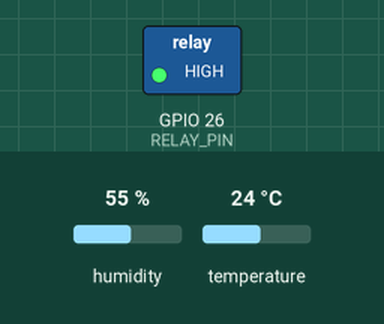
Simulated run of this sketch. Board: ESP32. On the bench: switched loads named in the sketch (green lamp = pin HIGH). Inputs (shaded band) come from the test bench; at power-on: temperature 24 °C, humidity 55 %. WiFi joins after 1.5 s; servers stay silent unless stated; what the sketch prints to the serial monitor is not drawn.

Above: at 2.7 s.
2.8 s: temperature set to 28 °C
5.2 s: temperature set to 31 °C
At 8.6 s:
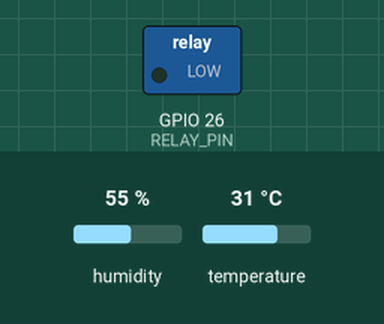
9.5 s: temperature set to 12 °C
At 12.8 s:
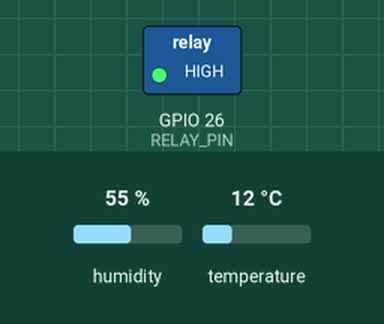
13.5 s: temperature set to 33 °C
At 17.1 s:
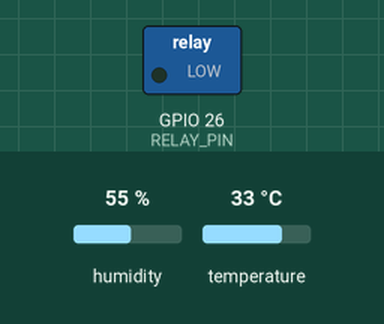
Timing chart, 0 to 18.5 s (numbered marks = the images above; inputs shaded):
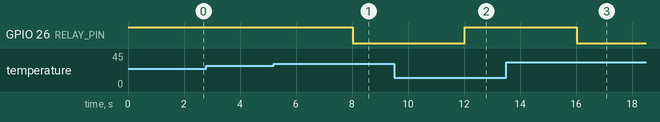

Measured:
- the behaviour switches between 29 and 30 °C on temperature (found by bisection; images 0 and 1)
- after the input at 2.8 s, every drawn part: stays the same
- after the input at 5.2 s, GPIO 26 (RELAY_PIN): HIGH → LOW after 2.8 s
- after the input at 9.5 s, GPIO 26 (RELAY_PIN): LOW → HIGH after 2.5 s
- after the input at 13.5 s, GPIO 26 (RELAY_PIN): HIGH → LOW after 2.5 s

The sketch:

ventilador_automatico_wifi.ino
```cpp
/*
  Proyecto: Ventilador automático con monitoreo Wi-Fi
  Plataforma: ESP32 DevKit V1
  Sensor: DHT11 (módulo de 3 pines recomendado)
  Actuador: módulo relé de 1 canal + ventilador DC de 5 V

  IMPORTANTE:
  - Este código es una base preparada; aún debe compilarse y probarse con el hardware real.
  - Cambia WIFI_SSID y WIFI_PASSWORD antes de cargarlo.
  - Verifica que el módulo relé acepte señal lógica de 3.3 V del ESP32.
  - No conectes el ventilador directamente a un pin GPIO.
  - No uses tensión de red doméstica (110/120 V) en este montaje.
*/

#include <WiFi.h>
#include <WebServer.h>
#include <DHT.h>

// ---------- CONFIGURACIÓN DEL USUARIO ----------
const char* WIFI_SSID = "NOMBRE_DE_TU_WIFI";
const char* WIFI_PASSWORD = "CONTRASENA_DE_TU_WIFI";

// Si el relé se activa con LOW, deja true. Si se activa con HIGH, cambia a false.
const bool RELAY_ACTIVE_LOW = true;

// ---------- PINES ----------
#define DHT_PIN 4
#define DHT_TYPE DHT11
const int RELAY_PIN = 26;

// ---------- CONTROL AUTOMÁTICO ----------
const float TEMP_ENCENDIDO = 30.0; // Enciende al alcanzar esta temperatura
const float TEMP_APAGADO = 28.0;   // Apaga al bajar a esta temperatura

DHT dht(DHT_PIN, DHT_TYPE);
WebServer server(80);

enum ControlMode { AUTO_MODE, MANUAL_MODE };
ControlMode controlMode = AUTO_MODE;

bool fanOn = false;
float temperatureC = NAN;
float humidity = NAN;
unsigned long lastSensorRead = 0;
const unsigned long SENSOR_INTERVAL_MS = 2000;

void setFan(bool turnOn) {
  fanOn = turnOn;
  int activeLevel = RELAY_ACTIVE_LOW ? LOW : HIGH;
  int inactiveLevel = RELAY_ACTIVE_LOW ? HIGH : LOW;
  digitalWrite(RELAY_PIN, turnOn ? activeLevel : inactiveLevel);
}

String modeText() {
  return controlMode == AUTO_MODE ? "Automático" : "Manual";
}

void readSensor() {
  float newTemp = dht.readTemperature();
  float newHumidity = dht.readHumidity();

  if (!isnan(newTemp)) temperatureC = newTemp;
  if (!isnan(newHumidity)) humidity = newHumidity;
}

void updateAutomaticControl() {
  if (controlMode != AUTO_MODE || isnan(temperatureC)) return;

  if (temperatureC >= TEMP_ENCENDIDO) {
    setFan(true);
  } else if (temperatureC <= TEMP_APAGADO) {
    setFan(false);
  }
}

String htmlPage() {
  return R"rawliteral(
<!DOCTYPE html>
<html lang="es">
<head>
<meta charset="UTF-8">
<meta name="viewport" content="width=device-width, initial-scale=1">
<title>Ventilador inteligente</title>
<style>
body{font-family:Arial,sans-serif;background:#eef2f7;color:#172033;margin:0;padding:22px}
main{max-width:520px;margin:auto;background:white;padding:22px;border-radius:16px;box-shadow:0 5px 20px #0001}
h1{font-size:24px;margin-top:0}.metric{font-size:30px;font-weight:bold;margin:8px 0 18px}
button{border:0;border-radius:9px;padding:13px 16px;margin:5px;background:#1769aa;color:white;font-size:15px}
button.secondary{background:#475569}.status{padding:12px;background:#f1f5f9;border-radius:10px;margin:10px 0}
small{color:#64748b}
</style>
</head>
<body><main>
<h1>Ventilador automático Wi-Fi</h1>
<div class="status">Temperatura<div class="metric" id="temp">-- °C</div></div>
<div class="status">Humedad<div class="metric" id="hum">-- %</div></div>
<p><b>Ventilador:</b> <span id="fan">--</span></p>
<p><b>Modo:</b> <span id="mode">--</span></p>
<button onclick="send('/mode/auto')">Automático</button>
<button onclick="send('/mode/on')">Encender</button>
<button class="secondary" onclick="send('/mode/off')">Apagar</button>
<p><small>Actualización automática cada 2 segundos.</small></p>
</main>
<script>
async function refresh(){
 try{
  const r=await fetch('/status'); const d=await r.json();
  document.getElementById('temp').textContent=d.temperature+' °C';
  document.getElementById('hum').textContent=d.humidity+' %';
  document.getElementById('fan').textContent=d.fan;
  document.getElementById('mode').textContent=d.mode;
 }catch(e){}
}
async function send(path){await fetch(path);refresh();}
refresh();setInterval(refresh,2000);
</script>
</body></html>
)rawliteral";
}

void setupRoutes() {
  server.on("/", HTTP_GET, []() {
    server.send(200, "text/html; charset=utf-8", htmlPage());
  });

  server.on("/status", HTTP_GET, []() {
    String temp = isnan(temperatureC) ? "Sin lectura" : String(temperatureC, 1);
    String hum = isnan(humidity) ? "Sin lectura" : String(humidity, 1);
    String json = "{\"temperature\":\"" + temp +
                  "\",\"humidity\":\"" + hum +
                  "\",\"fan\":\"" + String(fanOn ? "Encendido" : "Apagado") +
                  "\",\"mode\":\"" + modeText() + "\"}";
    server.send(200, "application/json", json);
  });

  server.on("/mode/auto", HTTP_GET, []() {
    controlMode = AUTO_MODE;
    updateAutomaticControl();
    server.send(200, "text/plain", "Modo automático activado");
  });

  server.on("/mode/on", HTTP_GET, []() {
    controlMode = MANUAL_MODE;
    setFan(true);
    server.send(200, "text/plain", "Ventilador encendido manualmente");
  });

  server.on("/mode/off", HTTP_GET, []() {
    controlMode = MANUAL_MODE;
    setFan(false);
    server.send(200, "text/plain", "Ventilador apagado manualmente");
  });

  server.onNotFound([]() {
    server.send(404, "text/plain", "Ruta no encontrada");
  });
}

void setup() {
  Serial.begin(115200);

  pinMode(RELAY_PIN, OUTPUT);
  setFan(false);

  dht.begin();

  WiFi.mode(WIFI_STA);
  WiFi.begin(WIFI_SSID, WIFI_PASSWORD);
  Serial.print("Conectando a Wi-Fi");

  unsigned long startAttempt = millis();
  while (WiFi.status() != WL_CONNECTED && millis() - startAttempt < 15000) {
    delay(500);
    Serial.print(".");
  }

  if (WiFi.status() == WL_CONNECTED) {
    Serial.println("\nConectado a Wi-Fi.");
    Serial.print("Abre esta dirección en tu celular o PC: http://");
    Serial.println(WiFi.localIP());
  } else {
    Serial.println("\nNo se pudo conectar. Creando punto de acceso propio.");
    WiFi.mode(WIFI_AP);
    WiFi.softAP("Ventilador-ESP32", "ventilador123");
    Serial.print("Conéctate a Ventilador-ESP32 y abre http://");
    Serial.println(WiFi.softAPIP());
  }

  setupRoutes();
  server.begin();
  readSensor();
}

void loop() {
  server.handleClient();

  if (millis() - lastSensorRead >= SENSOR_INTERVAL_MS) {
    lastSensorRead = millis();
    readSensor();
    updateAutomaticControl();

    Serial.print("Temperatura: ");
    Serial.print(temperatureC);
    Serial.print(" °C | Humedad: ");
    Serial.print(humidity);
    Serial.print(" % | Ventilador: ");
    Serial.println(fanOn ? "ON" : "OFF");
  }
}
```
